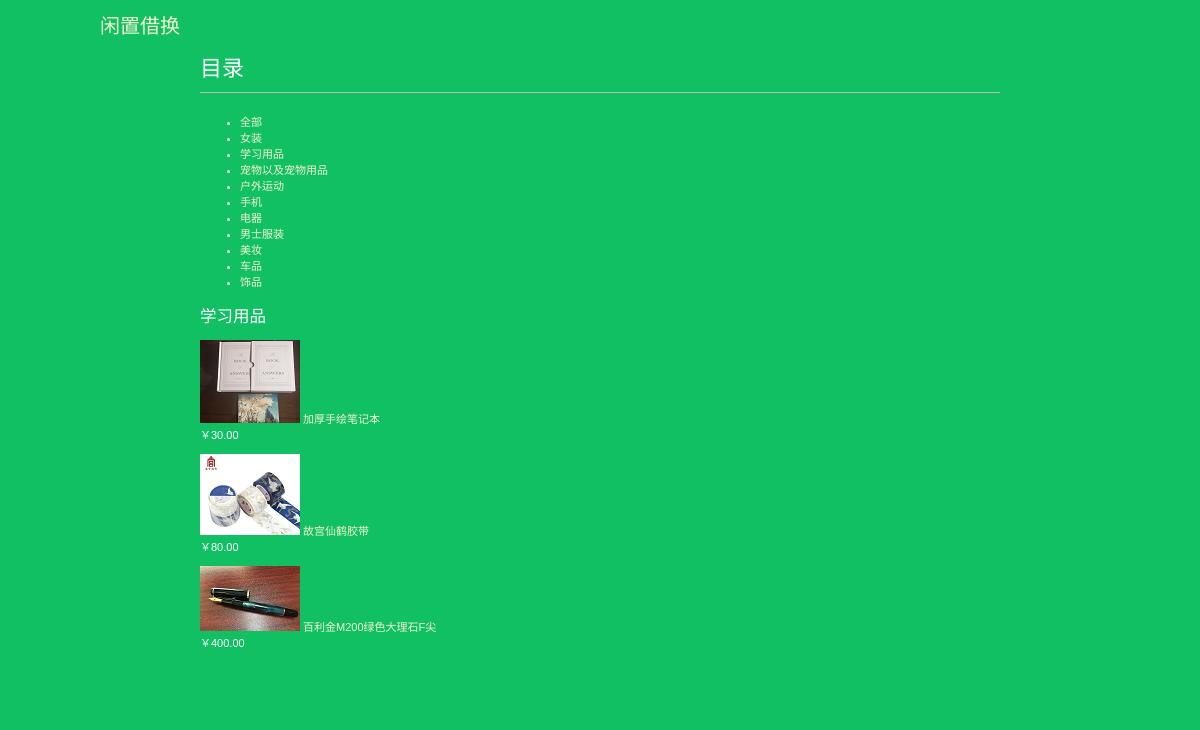
/study-thing/, run on the app's committed database.
### shop/models.py (models this page shows, shortened)
class Category(models.Model):
    name = models.CharField(max_length=200,
							      db_index=True)
    slug = models.SlugField(max_length=200,
	                        db_index=True,
							       unique=True)
    class Meta:
        ordering = ('name',)
        verbose_name = 'category'
        verbose_name_plural = 'categories'
    def get_absolute_url(self):
        return reverse('shop:product_list_by_category',
                        args=[self.slug])

class Product(models.Model):
    category = models.ForeignKey(Category,
                                 related_name='products')
    name = models.CharField(max_length=200, db_index=True)
    slug = models.SlugField(max_length=200, db_index=True)
    img = models.ImageField(upload_to='products/',blank=True)
    description = models.TextField(blank=True)
    img=models.ImageField(upload_to='static/img_path/%Y/%m/%d',blank=True)
    price = models.DecimalField(max_digits=10, decimal_places=2)
    stock = models.PositiveIntegerField()
    available = models.BooleanField(default=True)
    created = models.DateTimeField(auto_now_add=True)
    updated = models.DateTimeField(auto_now=True)
    class Meta:
        ordering = ('name',)
        index_together = (('id', 'slug'),)
    def get_absolute_url(self):
        return reverse('shop:product_detail',
            args=[self.id, self.slug])

### shop/views.py (the view)
def product_list(request, category_slug=None):
    category = None
    categories = Category.objects.all()
    products = Product.objects.filter(available=True)
    if category_slug:
        category = get_object_or_404(Category, slug=category_slug)
        products = products.filter(category=category)
    return render(request,
                  'shop/product/list.html',
                  {'category': category,
                  'categories': categories,
                  'products': products})

### cart/context_processors.py (called while the page is built)
def cart(request):
    return {'cart': Cart(request)}

### shop/templates/shop/product/list.html (shortened to what this page needs)
{% extends "shop/base.html" %}
{% load static %}
{% block content %}
    <div id="sidebar">
        <h1>目录</h1>
        <ul>
            <li {% if not category %}class="selected"{% endif %}>
                <a href="{% url "shop:product_list" %}">全部</a>
            </li>
        {% for c in categories %}
            <li {% if category.slug == c.slug %}class="selected"{% endif %}>
                <a href="{{ c.get_absolute_url }}">{{ c.name }}</a>
            </li>
        {% endfor %}
        </ul>
    </div>
    <div id="main" class="product-list">
        <h2>{% if category %}{{ category.name }}{% else %}产品{% endif %}</h2>
        {% for product in products %}
            <div class="item">
                <a href="{{ product.get_absolute_url }}">
                    <img src="{% if product.img %}{{ product.img.url }}{% else %}{% static "img/no_image.png" %}{% endif %}">
                </a>
                <a href="{{ product.get_absolute_url }}">{{ product.name }}</a><br/>
                 ￥{{ product.price }}<br/><Br/>
            </div>
        {% endfor %}
    </div>
{% endblock %}

### account/static/css/base.css (style rules this page uses)
body { margin:0; padding:0; font-family:helvetica, sans-serif; background:#12c064; }
a { color:#12c064; text-decoration:none; }
h1, h2, h3, h4, h5 , h6 { font-family: 'Muli', sans-serif; font-weight:normal; }
h1 { border-bottom:1px solid #bbb; padding:0 0 10px 0; margin:10px 0 20px 0; }
h2 { float:center margin:30px 0 20px; }
#header a { color:#f3f7cc; }

### data on the page
Category: name "女装"
Category: name "学习用品"
Category: name "宠物以及宠物用品"
Category: name "户外运动"
Category: name "手机"
Category: name "电器"
Category: name "男士服装"
Category: name "美妆"
Category: name "车品"
Category: name "饰品"
Product: img (picture), name "加厚手绘笔记本", price "30.00"
Product: img (picture), name "故宫仙鹤胶带", price "80.00"
Product: img (picture), name "百利金M200绿色大理石F尖", price "400.00"
